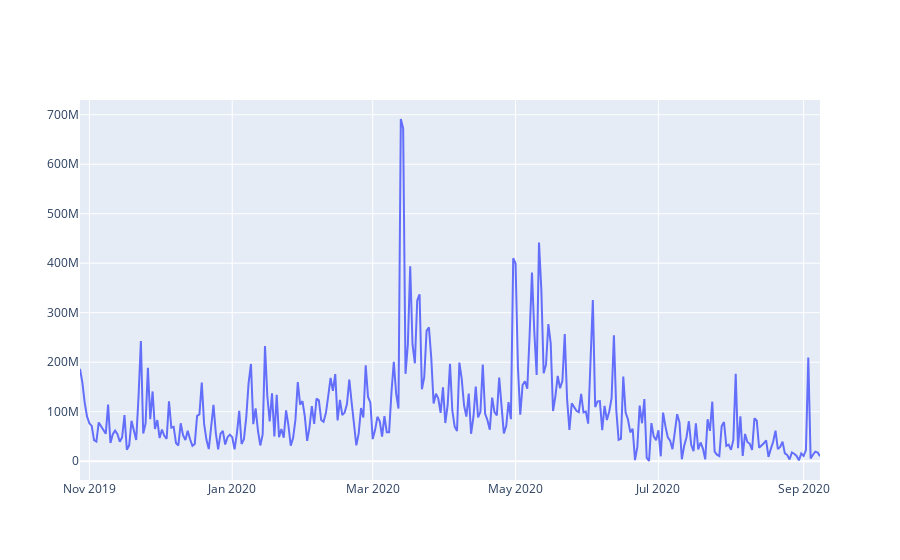

The code cell stored with this chart in its notebook:
### Code cell
actual_chart = go.Scatter(x=predictDates, y=testY_reshape, name= 'Actual Price')
predict_chart = go.Scatter(x=predictDates, y=yhat_reshape, name= 'Predict Price')
py.iplot([actual_chart])

### Figure 1 — Plotly figure (JSON) as saved in the notebook; plotly's stock layout.template omitted (floating-point values rounded to 4 significant figures; data arrays with more than 128 entries replaced by an {"elided": "..."} marker saying what was removed)
{"data": [{"y": {"elided": "317 float values"}, "x": {"elided": "317 str values"}, "type": "scatter", "name": "Actual Price"}], "layout": {}}
